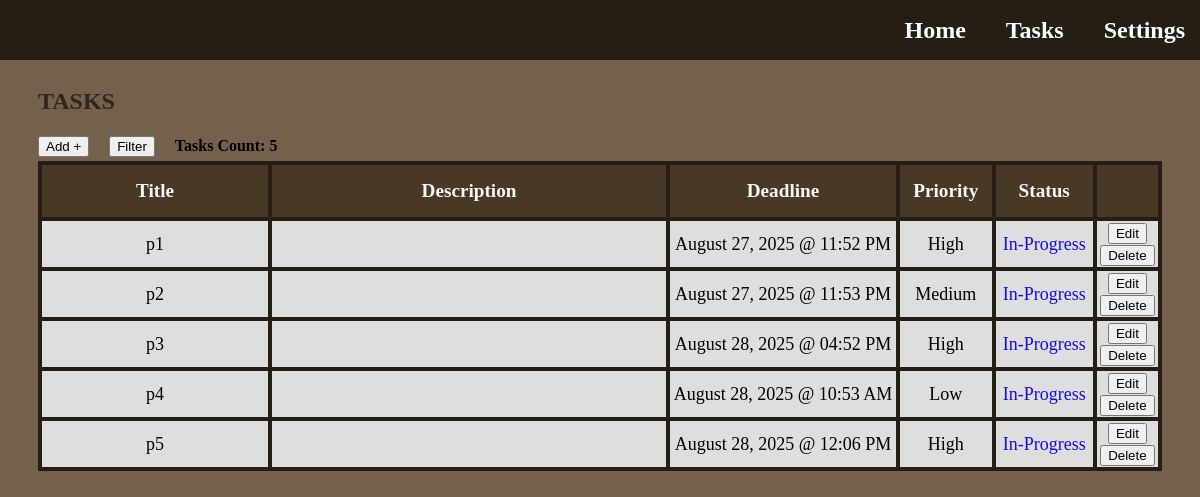
/tasks (signed in), run on an earlier commit of the app's database.
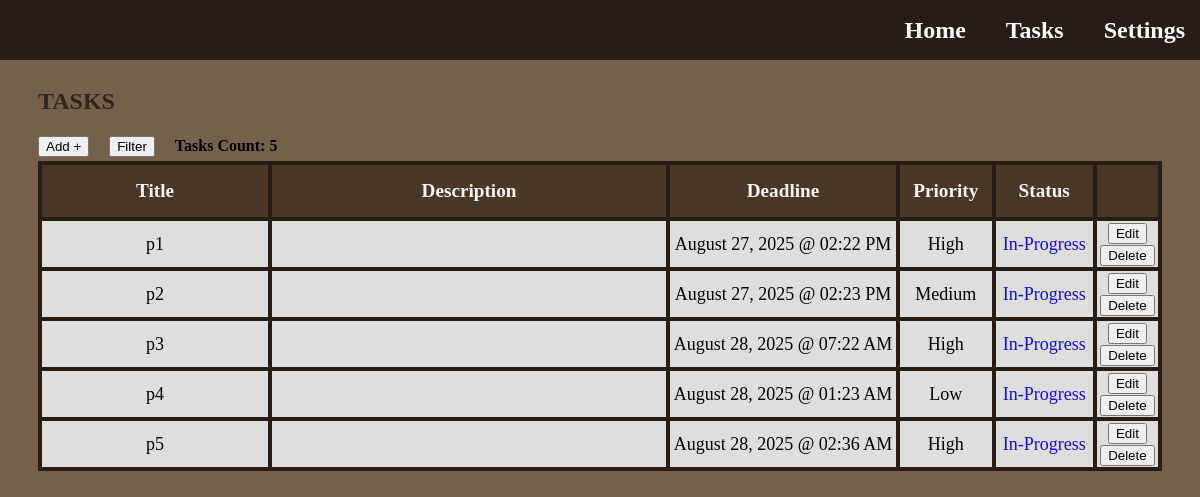
And on a later commit of the database.
### app.py (models this page shows)
class Task(db.Model):
    id = db.Column(db.Integer, primary_key=True)
    title = db.Column(db.String(128), nullable=False)
    description = db.Column(db.Text, nullable=True)
    priority = db.Column(db.String(50), nullable=False)
    deadline = db.Column(db.DateTime(timezone=True), nullable=True)
    status = db.Column(db.String(50), nullable=False, default='In-Progress')
    set_today_reminder = db.Column(db.Boolean, nullable=False, default=True)
    set_tomorrow_reminder = db.Column(db.Boolean, nullable=False, default=True)
    user_id = db.Column(db.Integer, db.ForeignKey('user.id'), nullable=False)
    user = db.relationship('User', backref=db.backref('tasks', lazy=True))

### app.py (the view, shortened to what this page needs)
@app.route('/tasks')
def tasks():
    user_id = session['user_id']
    sort_title = session.get('sort_title')
    sort_type = session.get('sort_type')
    filter_priorities = session.get('filter_priorities', [])
    filter_status = session.get('filter_status', [])
    filter_months = session.get('filter_months', [])
    filter_year = session.get('filter_year', None)
    filter_day = session.get('filter_day', None)
    priority_order_descending = case(
        (Task.priority == 'High', 1),
        (Task.priority == 'Medium', 2),
        (Task.priority == 'Low', 3),
    )
    priority_order_ascending = case(
        (Task.priority == 'Low', 1),
        (Task.priority == 'Medium', 2),
        (Task.priority == 'High', 3),
    )
    status_order_complete = case(
        (Task.status == 'Complete', 1),
        (Task.status == 'In-Progress', 2)
    )
    status_order_in_progress = case(
        (Task.status == 'In-Progress', 1),
        (Task.status == 'Complete', 2)
    )
    query = Task.query.filter_by(user_id=user_id)
    if filter_priorities: # Only true if not empty
        query = query.filter(Task.priority.in_(filter_priorities)) # Filter by checked priorities within given priority list
    if filter_status:
        query = query.filter(Task.status.in_(filter_status)) # Filter by checked status within given status list
    if filter_months:
        query = query.filter(extract('month', Task.deadline).in_(filter_months)) # Filter by checked months within given months list; extract(...) - returns month number from Task columns and matches to filter months list
    if filter_year:
        query = query.filter(extract('year', Task.deadline) == filter_year) # Filter by typed year; extracts year from deadline column in database
    if filter_day:
        query = query.filter(extract('day', Task.deadline) == filter_day) # Filter by typed day; extracts day from deadline column in database
    user_tasks = query.all()  # Get all tasks for this user according to the id, default order is by date task was created from earliest to latest
    user_tasks_count = query.count() # Gets the total count of tasks of the user
    return render_template('tasks.html', tasks=user_tasks, count=user_tasks_count, sort_title=sort_title, sort_type=sort_type, filter_priorities=filter_priorities, filter_status=filter_status, filter_months=filter_months, filter_year=filter_year, filter_day=filter_day)

### templates/tasks.html (shortened to what this page needs)
{% extends "base.html" %}
{% block content %}
  <h1 class="title-page">Tasks</h1>
  <div class="task-features">
    <button href="#" type="button" class="add-button" onclick="openPopup('add-task')">Add +</button>
    <button type="button" class="filter-sort-button" onclick="openPopup('filter-sort-task')">Filter</button>
    <h4>Tasks Count: {{ count }} </h2>
  </div>
  <section class="tasks-section">
      <table class="tasks-table">
        <thead class="table-header">
          <tr>
              <th class="task-title">Title</th>
              <th class="task-description">Description</th>
              <th class="task-deadline">Deadline</th>
              <th class="task-priority">Priority</th>
              <th class="task-status">Status</th>
              <th class="task-options"></th>
          </tr>
        </thead>
        <tbody id="task-body">
          {% for task in tasks %}
          <tr id="task-row">
            <td>{{ task.title }}</td>
            <td>{{ task.description }}</td>
            <td>{{ task.deadline.strftime('%B %d, %Y @ %I:%M %p')  }}</td>
            <td>{{ task.priority }}</td>
            <td class="task-status-data">
              <a href="{{ url_for('change_task_status', task_id=task.id)}}"
              class="task-status {{ task.status | lower | replace(' ', '-') }}">
                {{ task.status }}
              </a>
            </td>
            <td>
              <a>
                <button type="button" class="edit-button" onclick="openEditPopup(this, 'edit-task')"
                  data-id="{{ task.id }}"
                  data-title="{{ task.title }}"
                  data-description="{{ task.description }}"
                  data-priority="{{ task.priority }}"
                  data-deadline="{{ task.deadline.strftime('%B %d %Y @ %I:%M %p')  }}"
                  >
                  Edit
                </button>
              </a>
              <a href="{{ url_for('delete_task', task_id=task.id)}}">
                <button type="button" class="delete-button">Delete</button>
              </a>
            </td>
          </tr>
          {% else %}
          <tr>
            <td colspan="6">No tasks available.</td>
          </tr>
          {% endfor %}
        </tbody>
      </table>
  </section>
{% endblock %}

### templates/base.html (shortened to what this page needs)
<!DOCTYPE html>
<html lang="en">
<head>
    <link rel="stylesheet" href="{{ url_for('static', filename='style.css') }}">
</head>
<body class="homepage">
    <header class="navbar">
        <nav class="navbar-links">
            <a href="{{ url_for('home') }}">Home</a>
            <a href="{{ url_for('tasks') }}">Tasks</a>
            <a href="{{ url_for('settings') }}">Settings</a>
        </nav>
    </header>
    <main>
        {% block content %}{% endblock %}
    </main>
</body>
</html>

### static/style.css (style rules this page uses)
html, body { min-width: 800px; overflow-x: auto; }
.title-page { margin-top: 80px; margin-left: 30px; font-size: x-large; font-weight: bolder; text-transform: uppercase; font-family: 'Lucida Handwriting'; color: #2f261c; }
.homepage { background-color: #74614b; }
.navbar { background-color: #261e14; position: fixed; top: 0; left: 0; width: 100%; height: 60px; padding-left: 5px; display: flex; justify-content: flex-end; align-items: center; z-index: 1000; }
.navbar-links { display: flex; gap: 20px; }
.navbar-links a { font-family: 'Lucida Handwriting'; color: white; margin-right: 20px; font-weight: bold; font-size: 24px; text-decoration: none; }
.tasks-section { margin-left: 30px; margin-right: 30px; display: flex; justify-content: center; }
.tasks-table { border-collapse: collapse; width: 100%; height: 50%; table-layout: fixed; }
.tasks-table th, .tasks-table td { border: 4px solid #261e14; color: black; font-size: large; text-align: center; background: rgb(222, 222, 222); }
.tasks-table th { color: whitesmoke; font-weight: bolder; font-size: larger; height: 50px; background-color: #483826; }
.task-title { width: 20%; }
.task-description { white-space: normal; word-break: break-word; max-width: 400px; width: 35%; }
.task-deadline { width: 20%; }
.task-priority { width: 8%; }
.task-status { width: 8.5%; }
.task-options { width: 8.5; }
.task-status-data { text-decoration: none; color: white }
.task-status.in-progress { color: rgb(22, 11, 224); text-decoration: none; }
.task-features { margin-left: 30px; margin-right: 30px; height: 30px; display: flex; justify-content: flex-start; align-items: center; gap: 20px; }
.add-button { color: black; text-decoration: none; }

What changed in the data, as far as the page shows it:
changed Task: deadline "August 27, 2025 @ 11:52 PM" → "August 27, 2025 @ 02:22 PM"
changed Task "Medium": deadline "August 27, 2025 @ 11:53 PM" → "August 27, 2025 @ 02:23 PM"
changed Task: deadline "August 28, 2025 @ 04:52 PM" → "August 28, 2025 @ 07:22 AM"
changed Task "Low": deadline "August 28, 2025 @ 10:53 AM" → "August 28, 2025 @ 01:23 AM"
changed Task: deadline "August 28, 2025 @ 12:06 PM" → "August 28, 2025 @ 02:36 AM"
